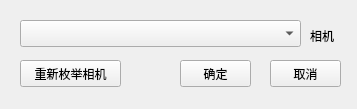
<?xml version="1.0" encoding="UTF-8"?>
<ui version="4.0">
 <class>SelectCameraDialog</class>
 <widget class="QWidget" name="SelectCameraDialog">
  <property name="geometry">
   <rect>
    <x>0</x>
    <y>0</y>
    <width>357</width>
    <height>109</height>
   </rect>
  </property>
  <property name="windowTitle">
   <string>SelectCameraDialog</string>
  </property>
  <widget class="QComboBox" name="comboBox">
   <property name="geometry">
    <rect>
     <x>20</x>
     <y>20</y>
     <width>281</width>
     <height>27</height>
    </rect>
   </property>
   <property name="modelColumn">
    <number>0</number>
   </property>
  </widget>
  <widget class="QPushButton" name="pushButtonupdate">
   <property name="geometry">
    <rect>
     <x>20</x>
     <y>60</y>
     <width>101</width>
     <height>27</height>
    </rect>
   </property>
   <property name="text">
    <string>重新枚举相机</string>
   </property>
  </widget>
  <widget class="QPushButton" name="pushButtonok">
   <property name="geometry">
    <rect>
     <x>180</x>
     <y>60</y>
     <width>71</width>
     <height>27</height>
    </rect>
   </property>
   <property name="text">
    <string>确定</string>
   </property>
  </widget>
  <widget class="QPushButton" name="pushButtoncancel">
   <property name="geometry">
    <rect>
     <x>270</x>
     <y>60</y>
     <width>71</width>
     <height>27</height>
    </rect>
   </property>
   <property name="text">
    <string>取消</string>
   </property>
  </widget>
  <widget class="QLabel" name="label">
   <property name="geometry">
    <rect>
     <x>310</x>
     <y>20</y>
     <width>31</width>
     <height>31</height>
    </rect>
   </property>
   <property name="text">
    <string>相机</string>
   </property>
  </widget>
 </widget>
 <resources/>
 <connections/>
</ui>
